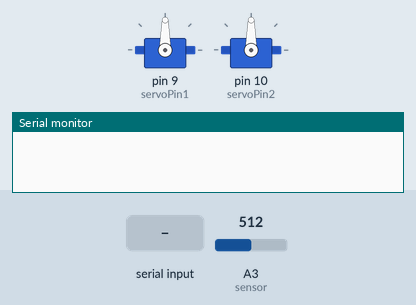
This sketch was run on a simulated Arduino Uno, built with avr-gcc and run on an emulated ATmega328P. Shown: 2 × servo, the last lines printed to the serial monitor. Inputs (shaded band) come from the test bench; at power-on: A3 (sensor) = 512.

Above: at 1.2 s.
1.3 s: "90,45\n" received over Serial
At 2.05 s:
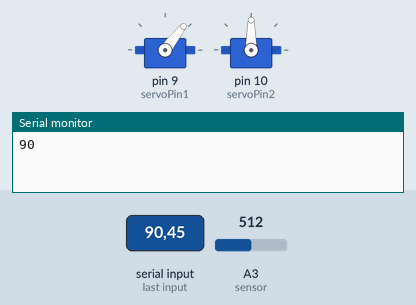
At 7.2 s:
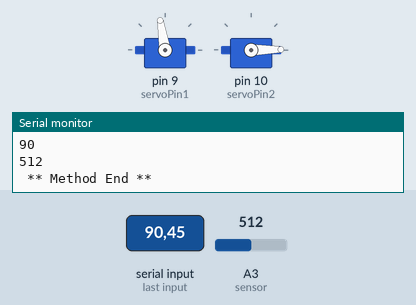
Timing chart, 0 to 19.8 s (numbered marks = the images above; inputs shaded):
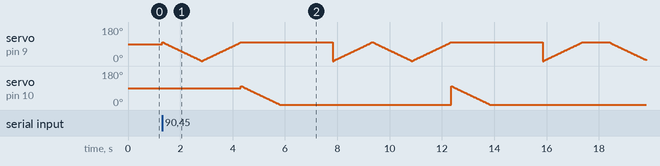

The sketch:

Seasoning_print.ino
```cpp
#include <Servo.h>

int servoPin1 = 9;
int servoPin2 = 10;
int sensor  = A3;
int val = 0;

Servo servo1;
Servo servo2;

int angle = 0; // servo position in degrees

void setup()
{
  Serial.begin(9600);
  servo1.attach(servoPin1);
  servo2.attach(servoPin2);
}


void loop()
{
  if (Serial.available()) {
      int inNum = Serial.parseInt();
      Serial.println(inNum);

      //서보모터 (뚜껑 열기)
      for(angle = 100; angle > 0; angle--)
      {
        servo1.write(angle);
        delay(15);
      }
      while(val <= inNum){
        val = analogRead(sensor);
        Serial.println(val);
      }

      Serial.println( " ** Method End ** ");

      //서보모터 (뚜껑 닫기)


      for(angle = 0; angle < 100; angle++)
      {
        servo1.write(angle);
        delay(15);
      }
      val = 0;


      for(angle = 100; angle > 0; angle--)
      {
        servo2.write(angle);
        delay(15);
      }

      delay(2000);
      for(angle = 0; angle < 100; angle++)
      {
        servo1.write(angle);
        delay(15);
      }
  }
}
      
```
